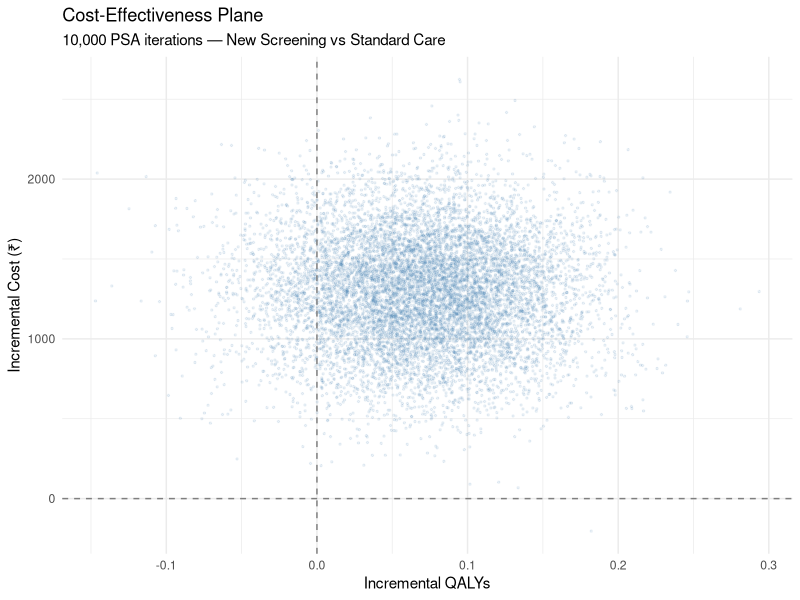
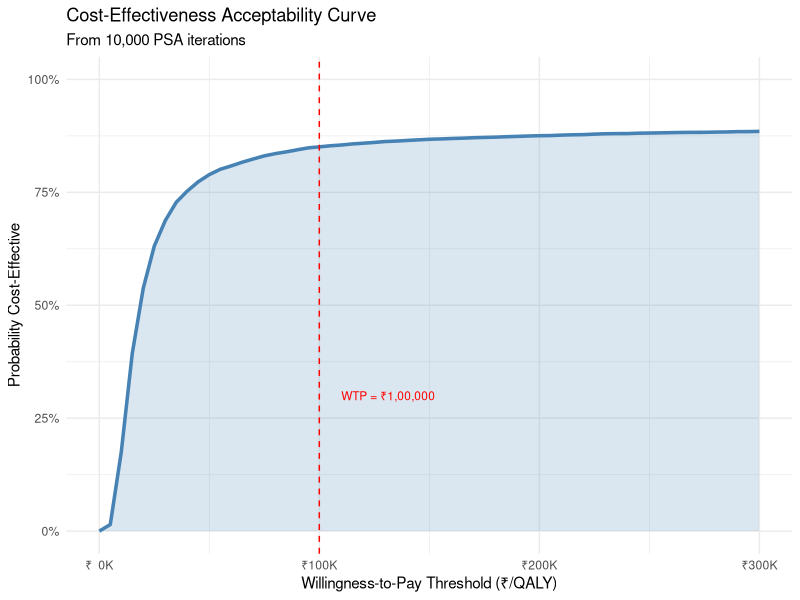

Write the R code that produced these figures, in order.
## ---- chunk 1
#| label: fig-hta-workflow
#| echo: true
#| fig-cap: "The HTA modelling workflow in R"

library(DiagrammeR)

grViz("
digraph hta_workflow {
  graph [rankdir=LR, bgcolor='transparent', fontname='Helvetica']
  node [shape=box, style='filled,rounded', fontname='Helvetica', fontsize=11]

  A [label='Define\nParameters', fillcolor='#4e79a7', fontcolor='white']
  B [label='Build\nModel', fillcolor='#59a14f', fontcolor='white']
  C [label='Run\nAnalysis', fillcolor='#f28e2b', fontcolor='white']
  D [label='Sensitivity\nAnalysis', fillcolor='#e15759', fontcolor='white']
  E [label='Visualise\nResults', fillcolor='#76b7b2', fontcolor='white']
  F [label='Report &\nPublish', fillcolor='#edc948', fontcolor='black']

  A -> B -> C -> D -> E -> F
  D -> B [style=dashed, label='Iterate', fontsize=9]
}
")
## ---- chunk 2
#| label: simple-icer
#| echo: true

# Define inputs
cost_intervention <- 2500
cost_standard     <- 1200
qaly_intervention <- 0.85
qaly_standard     <- 0.78

# Calculate ICER
incremental_cost  <- cost_intervention - cost_standard
incremental_qaly  <- qaly_intervention - qaly_standard
icer <- incremental_cost / incremental_qaly

# Display result
cat("Incremental Cost: ₹", incremental_cost, "\n")
cat("Incremental QALYs:", incremental_qaly, "\n")
cat("ICER: ₹", round(icer, 0), "per QALY\n")
## ---- chunk 3
#| label: simple-psa
#| echo: true

# Set number of simulations
n_sim <- 10000
set.seed(42)  # For reproducibility

# Probabilistic inputs — sample from distributions
cost_intervention_psa <- rnorm(n_sim, mean = 2500, sd = 300)
cost_standard_psa     <- rnorm(n_sim, mean = 1200, sd = 150)
qaly_intervention_psa <- rbeta(n_sim, shape1 = 85, shape2 = 15)
qaly_standard_psa     <- rbeta(n_sim, shape1 = 78, shape2 = 22)

# Calculate 10,000 ICERs
inc_cost <- cost_intervention_psa - cost_standard_psa
inc_qaly <- qaly_intervention_psa - qaly_standard_psa
icer_psa <- inc_cost / inc_qaly

# Summary
cat("Mean ICER across", n_sim, "simulations: ₹", round(mean(icer_psa), 0), "per QALY\n")
cat("95% credible interval: ₹", round(quantile(icer_psa, 0.025), 0),
    "to ₹", round(quantile(icer_psa, 0.975), 0), "\n")
## ---- chunk 4
#| label: ce-plane-simple
#| echo: true
#| fig-cap: "Cost-effectiveness plane from 10,000 PSA iterations"

library(ggplot2)

ce_data <- data.frame(
  inc_cost = inc_cost,
  inc_qaly = inc_qaly
)

ggplot(ce_data, aes(x = inc_qaly, y = inc_cost)) +
  geom_point(alpha = 0.1, colour = "steelblue", size = 0.5) +
  geom_hline(yintercept = 0, linetype = "dashed", colour = "grey50") +
  geom_vline(xintercept = 0, linetype = "dashed", colour = "grey50") +
  labs(
    x = "Incremental QALYs",
    y = "Incremental Cost (₹)",
    title = "Cost-Effectiveness Plane",
    subtitle = "10,000 PSA iterations — New Screening vs Standard Care"
  ) +
  theme_minimal()
## ---- chunk 5
#| label: simple-ceac
#| echo: true
#| fig-cap: "Cost-effectiveness acceptability curve — probability of being cost-effective at different WTP thresholds"

wtp_range <- seq(0, 300000, by = 5000)
prob_ce <- sapply(wtp_range, function(wtp) {
  mean(inc_cost <= wtp * inc_qaly)
})

ceac_df <- data.frame(WTP = wtp_range, Probability = prob_ce)

ggplot(ceac_df, aes(x = WTP, y = Probability)) +
  geom_line(colour = "steelblue", linewidth = 1.2) +
  geom_ribbon(aes(ymin = 0, ymax = Probability), fill = "steelblue", alpha = 0.2) +
  geom_vline(xintercept = 100000, linetype = "dashed", colour = "red") +
  annotate("text", x = 110000, y = 0.3, label = "WTP = ₹1,00,000",
           colour = "red", size = 3, hjust = 0) +
  scale_x_continuous(labels = function(x) paste0("₹", format(x/1000, big.mark=","), "K")) +
  scale_y_continuous(limits = c(0, 1), labels = scales::percent_format()) +
  labs(x = "Willingness-to-Pay Threshold (₹/QALY)",
       y = "Probability Cost-Effective",
       title = "Cost-Effectiveness Acceptability Curve",
       subtitle = "From 10,000 PSA iterations") +
  theme_minimal()
## ---- chunk 6
#| label: fig-four-models
#| echo: true
#| fig-cap: "Four HTA model types covered in this workshop"

grViz("
digraph four_models {
  graph [rankdir=TB, bgcolor='transparent', fontname='Helvetica']
  node [shape=box, style='filled,rounded', fontname='Helvetica', fontsize=11, width=2.5]

  center [label='HTA Decision\nModels in R', shape=ellipse, fillcolor='#4e79a7', fontcolor='white', fontsize=13]

  dt_diag [label='Diagnostic\nDecision Tree\n(Session 3: GDM)', fillcolor='#59a14f', fontcolor='white']
  dt_ther [label='Therapeutic\nDecision Tree\n(Session 4: DES vs BMS)', fillcolor='#f28e2b', fontcolor='white']
  markov [label='Markov Cohort\nModel\n(Session 5: CKD)', fillcolor='#e15759', fontcolor='white']
  psm [label='Partitioned Survival\nModel\n(Session 8: Breast Cancer)', fillcolor='#76b7b2', fontcolor='white']

  center -> dt_diag
  center -> dt_ther
  center -> markov
  center -> psm
}
")
